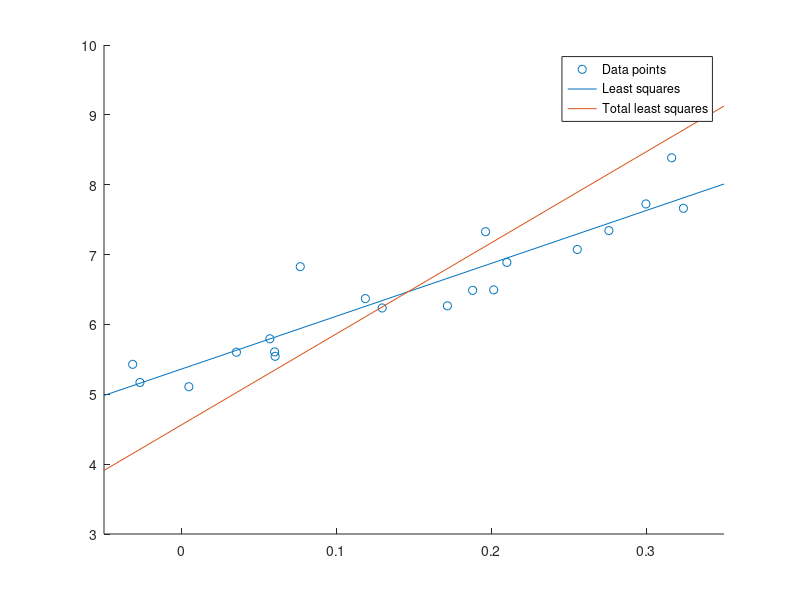

This chart was generated by the following MATLAB code:
%% Q1
% Least squars
load('linjepunkter.mat');
A = ones(numel(x), 2);
A(:,1) = x';
psquare = A\y';
scatter(x, y)
f1 = @(x) psquare(1)*x+psquare(2);
hold on
fplot(f1, [-0.05, 0.35])

% Total least squares
N = numel(x);
xsum = sum(x);
ysum = sum(y);
xy = sum(x.*y) - 1/N*(xsum*ysum);
xx = sum(x.^2 - 1/N*(xsum^2));
yy = sum(y.^2) - 1/N*(ysum^2);
% This is calculated according to the lecture slides
A = [xx xy;xy yy];
[V,~] = eig(A);
% Which eigenvector that were correct was checked manually by plotting
% them both. The second one was basically a horiontal line. 
a = V(1,1);
b = V(2,1);
c = -1/N*(a*xsum + b*ysum);
f2 = @(x) (-a*x - c)/b;
fplot(f2, [-0.05, 0.35])
legend('Data points', 'Least squares', 'Total least squares');